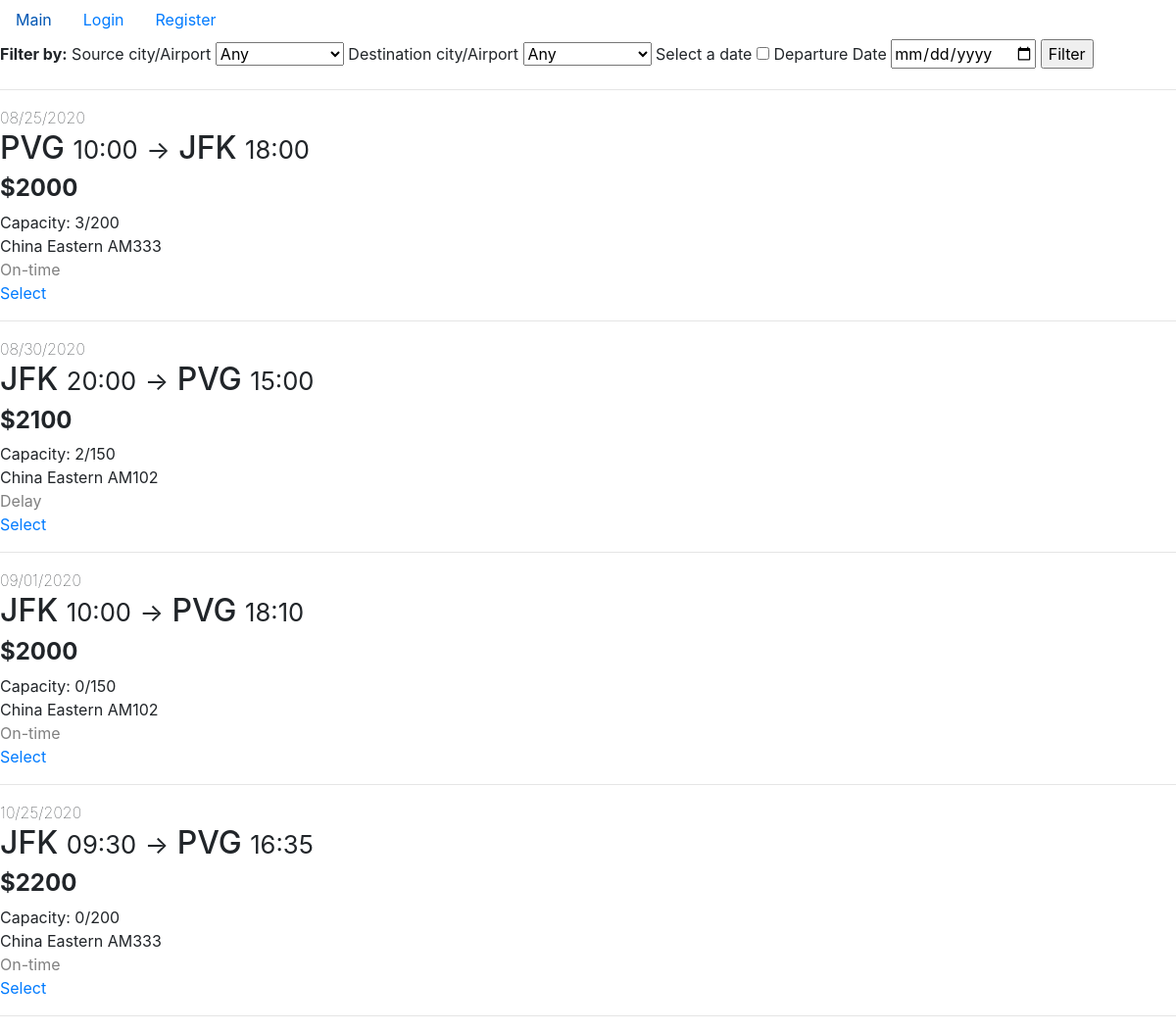
Before: / with the older database file.
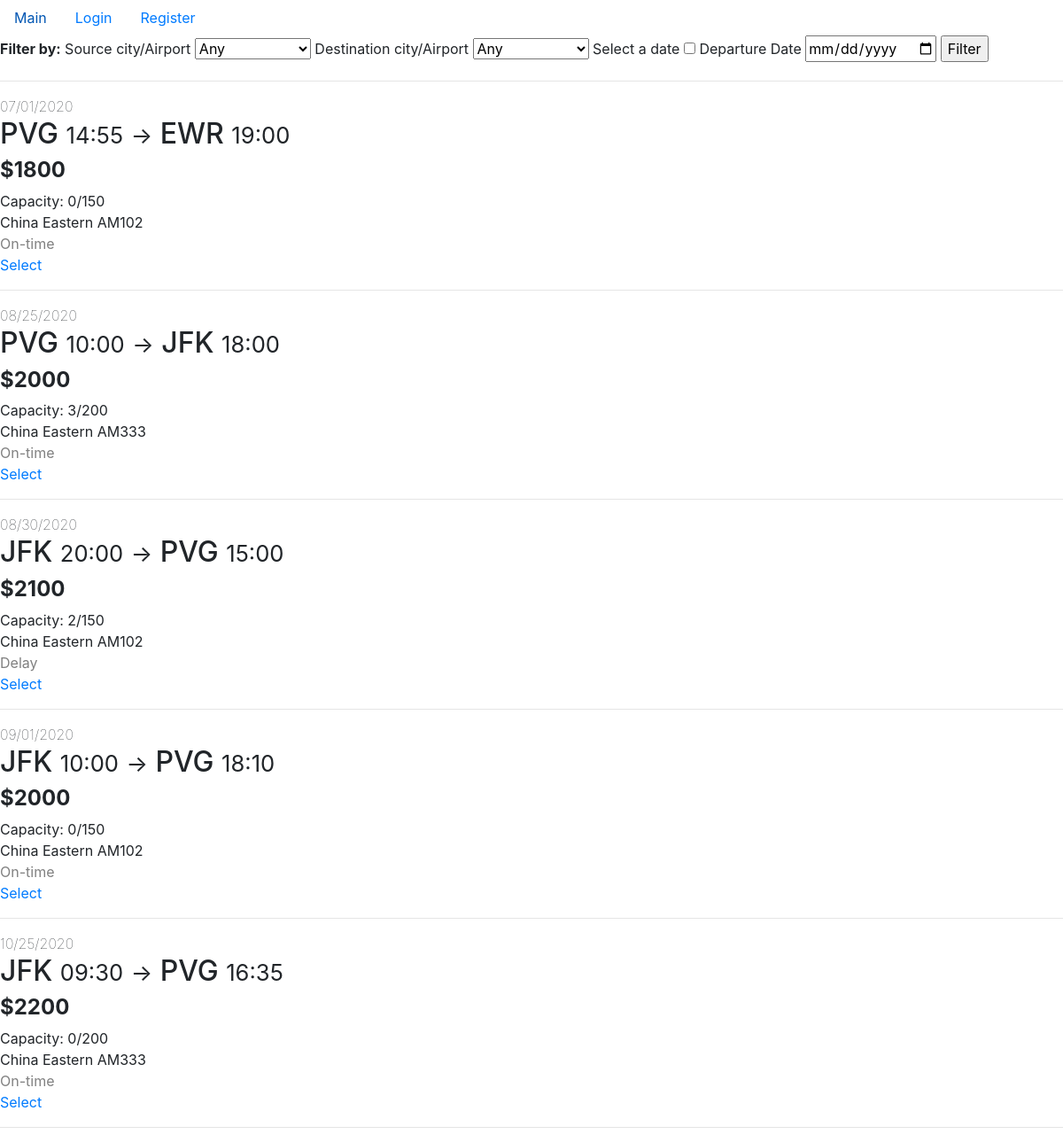
After: the same page with the newer database file.
### app/models.py (models this page shows)
class Flight(db.Model):
    flight_num = db.Column(db.String(5), primary_key=True)
    depart_datetime = db.Column(db.DateTime, primary_key=True)
    airline_name = db.Column(db.String(20),
                             db.ForeignKey("airplane.airline_name"),
                             primary_key=True)
    depart_airport = db.Column(db.String(20),
                               db.ForeignKey("airport.name"),
                               nullable=False)
    arrival_datetime = db.Column(db.DateTime, nullable=False)
    arrival_airport = db.Column(db.String(20),
                                db.ForeignKey("airport.name"),
                                nullable=False)
    base_price = db.Column(db.Integer, nullable=False)
    airplane_id = db.Column(db.String(5),
                            db.ForeignKey("airplane.id"),
                            nullable=False)
    status = db.Column(db.String(10), nullable=False)
    tickets = db.relationship("Ticket",
                              backref="flight",
                              lazy=True,
                              primaryjoin='''and_(Flight.flight_num==Ticket.flight_num,
                                            Flight.depart_datetime==Ticket.depart_datetime,
                                            Flight.airline_name==Ticket.airline_name)''')
    def get_num_tickets(self):
        return len(self.tickets)
    def get_current_price(self):
        if (self.get_num_tickets() / self.airplane.num_seat > 0.7):
            return round(self.base_price * 1.2, 2)
        else:
            return self.base_price

class Airplane(db.Model):
    id = db.Column(db.String(5), primary_key=True)
    airline_name = db.Column(db.String(20),
                             db.ForeignKey("airline.name"),
                             primary_key=True)
    num_seat = db.Column(db.Integer, nullable=False)
    flights = db.relationship("Flight",
                              backref="airplane",
                              lazy=True,
                              primaryjoin='''and_(Airplane.id==Flight.airplane_id,
                                            Airplane.airline_name==Flight.airline_name)''')

### app/routes.py (the view)
@app.route("/", methods=["GET"])
def home():
    form = FilterForm(request.args)
    airports = Airport.query.order_by(Airport.city).all()
    choices = [("any", "Any")]\
              + [(airport.name, "%s/%s" % (airport.city, airport.name))
                 for airport in airports]
    form.source_city_airport.choices = choices
    form.dest_city_airport.choices = choices
    flights = Flight.query.filter(
        Flight.depart_datetime >= datetime.datetime.today()
    ).order_by(Flight.depart_datetime)
    flights = filter_form_processor(form, flights)
    return render_template("home.html",
                           flights=flights.all(),
                           form=form,
                           template_for_select="select_for_home.html")

### app/forms.py (shortened to what this page needs)
class FilterForm(FlaskForm):
    source_city_airport = SelectField("Source city/Airport",
                                      validators=[DataRequired()])
    dest_city_airport = SelectField("Destination city/Airport",
                                    validators=[DataRequired()])
    gonna_filter_date = BooleanField("Select a date")
    depart_date = DateField("Departure Date")
    submit = SubmitField("Filter")
    def same_airports(self):
        if (self.source_city_airport.data == self.dest_city_airport.data
            and self.source_city_airport.data != "any"
            and self.source_city_airport.data is not None):
            return True
        else:
            return False

### app/routes.py (called while the page is built, shortened)
def filter_form_processor(form, flights):
    if (form.same_airports()):
        form.source_city_airport.data = "any"
        form.dest_city_airport.data = "any"
        flash(f"Cannot have same source airport and destination airport.")
    if (form.gonna_filter_date.data and not form.is_future_depart_date()):
        form.depart_date.data = None
        flash(f"Departure date must at least be today.")
    return flights

### app/templates/home.html
{% extends "layout.html" %}
{% block content %}
    {% include "flight_filter.html" %}
    {% include "flight_list.html" %}
{% endblock content %}

### app/templates/flight_list.html (shortened to what this page needs)
{% for flight in flights %}
    <div>
        <span style="font-weight:lighter">{{ flight.depart_datetime.strftime("%m/%d/%Y") }}</span><br>
        <h2>
            {{ flight.depart_airport }}
            <small>{{ flight.depart_datetime.strftime("%H:%M") }}</small>
            <small>-></small>
            {{ flight.arrival_airport }}
            <small>{{ flight.arrival_datetime.strftime("%H:%M") }}</small>
        </h2>
        <h4 style="font-weight: bold;">
            ${{ flight.get_current_price() }}
        </h4>
        <span>Capacity: <span stype="font-weight:lighter">{{ flight.get_num_tickets() }}/{{ flight.airplane.num_seat }}</span></span><br>
        <span>{{ flight.airline_name }} {{ flight.airplane_id }}</span><br>
        <span style="color:gray">{{ flight.status }}</span><br>
        {% include template_for_select %}
    </div>
    <hr>
{% endfor %}

### app/templates/select_for_home.html
<a href="{{ url_for('return_trip_choosing',
                    depart_flight_num=flight.flight_num,
                    depart_datetime=flight.depart_datetime,
                    depart_airline_name=flight.airline_name) }}">
    Select
</a>

Changed rows visible on the page:
added Flight: depart_datetime "07/01/2020", depart_airport "PVG", depart_datetime "14:55", arrival_airport "EWR", arrival_datetime "19:00", get_current_price "1800", get_num_tickets "0", airplane.num_seat "150", airline_name "China Eastern", airplane_id "AM102", status "On-time"
